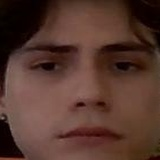
#> input picture Reconocimiento Facial (Dataset y Algoritmos de procesamiento)/Dataset/A1_JorgeAstroga/0012_02.jpg, 160 x 160 px, given in place of the camera
$ python Captura_Curacion_Aumentacion.py
#> lines starting #> are read from the running program, lines starting #| are printed output that depends on the picture; after the words box and inside, x2 and y2 are one past the last pixel; in counts of white or black regions, pixels touching at a corner belong together
import cv2
import os
import random
from PIL import Image, ImageEnhance

# Configuración de la ruta de trabajo (ajustar según el entorno)
FOLDER_BASE = r"C:\Users\jesu1\OneDrive\Documentos\Tecnológico de Culiacán\Semestre 8\Inteligencia Artificial\Repositorio IA\Segundo Parcial\Reconocimiento Facial\Dataset\train\A2_JesusVelazquez"
os.makedirs(FOLDER_BASE, exist_ok=True)

def generar_dataset_completo(objetivo_base=100):
#> called with objetivo_base = 100
    face_cascade = cv2.CascadeClassifier(cv2.data.haarcascades + 'haarcascade_frontalface_default.xml')
    cap = cv2.VideoCapture(0)

    if not cap.isOpened():
        print("Error: Cámara no detectada.")
        return

    # Lectura de último índice
    archivos_existentes = [f for f in os.listdir(FOLDER_BASE) if f.endswith('.jpg')]
    ultimo_indice = 0

    for f in archivos_existentes:
        try:
            # Intentamos extraer el número antes del primer '_' (formato 0001_01.jpg)
            numero_archivo = int(f.split('_')[0])
            if numero_archivo > ultimo_indice:
                ultimo_indice = numero_archivo
        except ValueError:
            continue

    siguiente_id = ultimo_indice + 1
    print(f"Iniciando secuencia desde el índice: {siguiente_id:04d}")

    # Fase 1 y 2: Captura de Rostros Base (100 imágenes en RAM) y recorte a 160x160
    rostros_en_memoria = []
    print(f"Fase 1 & 2: Capturando {objetivo_base} rostros base en RAM...")

    while len(rostros_en_memoria) < objetivo_base:
        ret, frame = cap.read()
#> frame is the input picture: shape (160, 160, 3); mean B, G, R 46.2, 55.8, 85.9
        if not ret: break

        # Guía Visual (Cuadro Blanco)
        height, width, _ = frame.shape
#> height = 160; width = 160
        # Definimos el tamaño del cuadro de guía (p.ej. 250x250)
        size = 250
        x1 = (width - size) // 2
#> x1 = -45
        y1 = (height - size) // 2
#> y1 = -45
        x2 = x1 + size
#> x2 = 205
        y2 = y1 + size
#> y2 = 205

        # Dibujar el cuadro blanco de referencia (BGR: 255, 255, 255)
        cv2.rectangle(frame, (x1, y1), (x2, y2), (255, 255, 255), 2)
        cv2.putText(frame, "Posiciona tu rostro aqui", (x1, y1 - 10),
                    cv2.FONT_HERSHEY_SIMPLEX, 0.6, (255, 255, 255), 2)

        gray = cv2.cvtColor(frame, cv2.COLOR_BGR2GRAY)
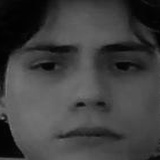
#> gray: shape (160, 160); min 1, max 122, mean 63.7
        rects = face_cascade.detectMultiScale(gray, 1.3, 5)
#> rects = [[16, 7, 136, 136]]

        for (x, y, w, h) in rects:
            # Recorte y redimensión a 160x160
            recorte = frame[y:y+h, x:x+w]
            rostro_160 = cv2.resize(recorte, (160, 160), interpolation=cv2.INTER_AREA)
            rostros_en_memoria.append(rostro_160)
            # Feedback visual del rostro detectado (en azul)
            cv2.rectangle(frame, (x, y), (x+w, y+h), (255, 0, 0), 2)
            # Contador de progreso en pantalla
            cv2.putText(frame, f"Capturas: {len(rostros_en_memoria)}/{objetivo_base}", (10, 30),
                        cv2.FONT_HERSHEY_SIMPLEX, 0.7, (0, 255, 0), 2)
            break
#> this loop made 1 pass
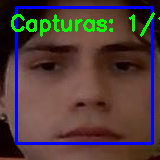
#> frame: shape (160, 160, 3); 9.68% of pixels changed, all inside (x1, y1, x2, y2) = (11, 6, 160, 145)
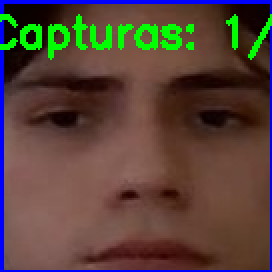
#> recorte: shape (136, 136, 3) (shown 2 times larger); mean B, G, R 57.6, 67.2, 86.1
#> after the loop, rostros_en_memoria = 1 item

        cv2.imshow('Captura de Rostros (Punto 2)', frame)
        if cv2.waitKey(1) & 0xFF == ord('q'): break
#> (key q is pressed here)

    cap.release()
    cv2.destroyAllWindows()

    # Fase 3: Aumentación de Datos (Generar 400 archivos)
    if len(rostros_en_memoria) > 0:
        print("\nFase 3: Generando 400 imágenes con Espejo, Brillo y Rotación...")

        for i, rostro_cv in enumerate(rostros_en_memoria):
            rostro_pil = Image.fromarray(cv2.cvtColor(rostro_cv, cv2.COLOR_BGR2RGB))

            # Calculamos el ID actual sumando el contador al ID inicial detectado
            id_actual = siguiente_id + i
            # El formato será XXXX_YY (donde YY es la variante 01 a 04)
            prefix = f"{id_actual:04d}"

            # Rostro Original (Variante 01)
            rostro_pil.save(os.path.join(FOLDER_BASE, f"{prefix}_01.jpg"))

            # Espejo + Brillo Alto (Variante 02)
            espejo_brillante = rostro_pil.transpose(Image.FLIP_LEFT_RIGHT)
            espejo_brillante = ImageEnhance.Brightness(espejo_brillante).enhance(1.2)
            espejo_brillante.save(os.path.join(FOLDER_BASE, f"{prefix}_02.jpg"))

            # Brillo Bajo (Variante 03)
            brillo_bajo = ImageEnhance.Brightness(rostro_pil).enhance(0.5)
            brillo_bajo.save(os.path.join(FOLDER_BASE, f"{prefix}_03.jpg"))

            # Rotación Aleatoria (Variante 04)
            angulo = random.randint(-20, 20)
            rotada = rostro_pil.rotate(angulo, resample=Image.BICUBIC, expand=False)
            rotada.save(os.path.join(FOLDER_BASE, f"{prefix}_04.jpg"))
#> this loop made 1 pass
#> (id_actual, prefix, angulo) on pass 1: (1, '0001', 4)
#> pass 1, in generar_dataset_completo, `espejo_brillante = rostro_pil.transpose(Image.FLIP_LEFT_RIGHT)`:
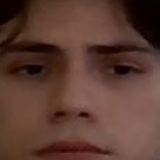
#> espejo_brillante: PIL image 160x160 RGB; mean R, G, B 92.6, 60.1, 50.2
#> pass 1, in generar_dataset_completo, `espejo_brillante = ImageEnhance.Brightness(espejo_brillante).enhance(1..`:
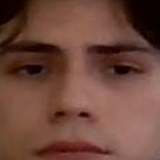
#> espejo_brillante: PIL image 160x160 RGB; mean R, G, B 110.7, 71.7, 59.8
#> pass 1, in generar_dataset_completo, `brillo_bajo = ImageEnhance.Brightness(rostro_pil).enhance(0.5)`:
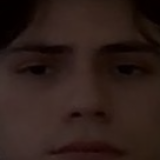
#> brillo_bajo: PIL image 160x160 RGB; mean R, G, B 46.1, 29.8, 24.8
#> after the loop:
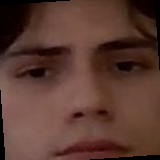
#> rotada: PIL image 160x160 RGB; mean R, G, B 90, 58.2, 48.6

        print(f"\n¡Éxito! 400 imágenes listas en: {FOLDER_BASE}")
#| ¡Éxito! 400 imágenes listas en: C:\Users\jesu1\OneDrive\Documentos\Tecnológico de Culiacán\Semestre 8\Inteligencia Artificial\Repositorio IA\Segundo Parcial\Reconocimiento Facial\Dataset\train\A2_JesusVelazquez

if __name__ == "__main__":
    generar_dataset_completo(100)

$ run again, on Reconocimiento Facial (Dataset y Algoritmos de procesamiento)/Dataset/A1_JorgeAstroga/0044_01.jpg
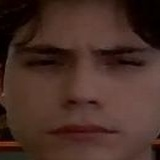
#> input picture Reconocimiento Facial (Dataset y Algoritmos de procesamiento)/Dataset/A1_JorgeAstroga/0044_01.jpg, 160 x 160 px, given in place of the camera
#> in generar_dataset_completo, frame is the input picture: shape (160, 160, 3); mean B, G, R 37.7, 45.8, 71.5
#> rects = [[14, 9, 134, 134]]
#> the loop in generar_dataset_completo, `for (x, y, w, h) in rects:` made 1 pass
#> after the loop in generar_dataset_completo, `for (x, y, w, h) in rects:`:
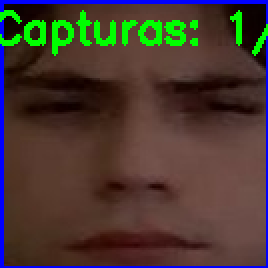
#> recorte: shape (134, 134, 3) (shown 2 times larger); mean B, G, R 48.8, 57.1, 71.1
#> after the loop in generar_dataset_completo, `for (x, y, w, h) in rects:`: rostros_en_memoria = 1 item
#> the loop in generar_dataset_completo, `for i, rostro_cv in enumerate(rostros_en_memoria):` made 1 pass
#> (id_actual, prefix, angulo) on pass 1: (1, '0001', 4)
#> after the loop in generar_dataset_completo, `for i, rostro_cv in enumerate(rostros_en_memoria):`:
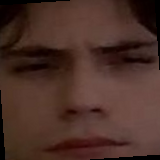
#> rotada: PIL image 160x160 RGB; mean R, G, B 74.4, 47.4, 39.2
#| ¡Éxito! 400 imágenes listas en: C:\Users\jesu1\OneDrive\Documentos\Tecnológico de Culiacán\Semestre 8\Inteligencia Artificial\Repositorio IA\Segundo Parcial\Reconocimiento Facial\Dataset\train\A2_JesusVelazquez

$ run again, on Reconocimiento Facial (Dataset y Algoritmos de procesamiento)/Dataset/A1_JorgeAstroga/0049_04.jpg
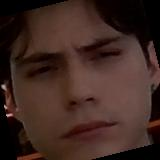
#> input picture Reconocimiento Facial (Dataset y Algoritmos de procesamiento)/Dataset/A1_JorgeAstroga/0049_04.jpg, 160 x 160 px, given in place of the camera
#> in generar_dataset_completo, frame is the input picture: shape (160, 160, 3); mean B, G, R 33.5, 40, 62.7
#> rects = [[11, 7, 134, 134]]
#> the loop in generar_dataset_completo, `for (x, y, w, h) in rects:` made 1 pass
#> after the loop in generar_dataset_completo, `for (x, y, w, h) in rects:`:
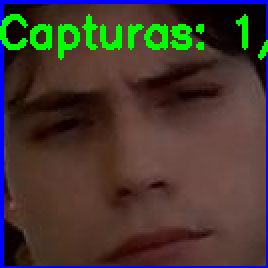
#> recorte: shape (134, 134, 3) (shown 2 times larger); mean B, G, R 48, 55.8, 68.2
#> after the loop in generar_dataset_completo, `for (x, y, w, h) in rects:`: rostros_en_memoria = 1 item
#> the loop in generar_dataset_completo, `for i, rostro_cv in enumerate(rostros_en_memoria):` made 1 pass
#> (id_actual, prefix, angulo) on pass 1: (1, '0001', 4)
#> after the loop in generar_dataset_completo, `for i, rostro_cv in enumerate(rostros_en_memoria):`:
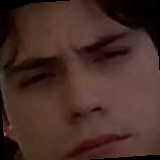
#> rotada: PIL image 160x160 RGB; mean R, G, B 71.2, 45.7, 38.3
#| ¡Éxito! 400 imágenes listas en: C:\Users\jesu1\OneDrive\Documentos\Tecnológico de Culiacán\Semestre 8\Inteligencia Artificial\Repositorio IA\Segundo Parcial\Reconocimiento Facial\Dataset\train\A2_JesusVelazquez
